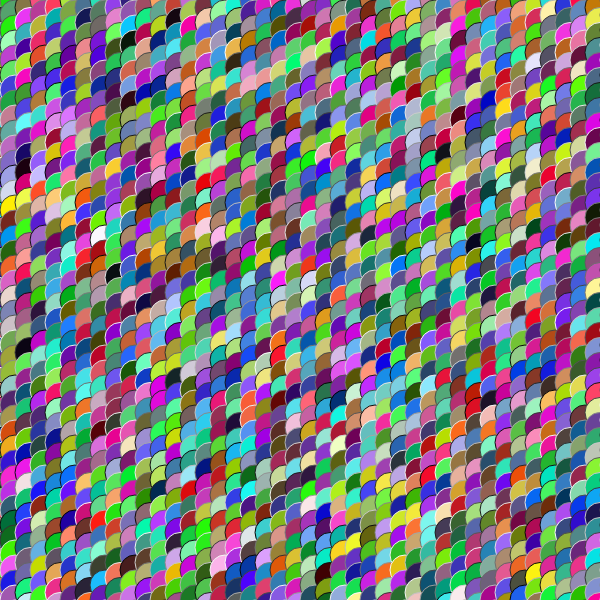
Frame 1 (no input)
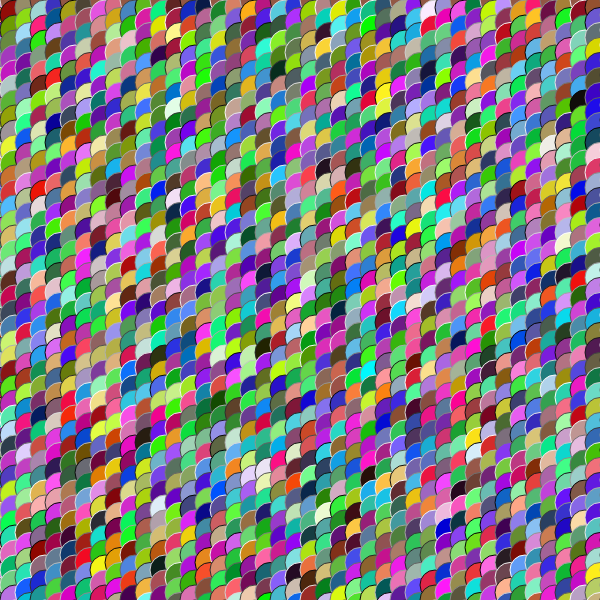
Frame 60 (no input)
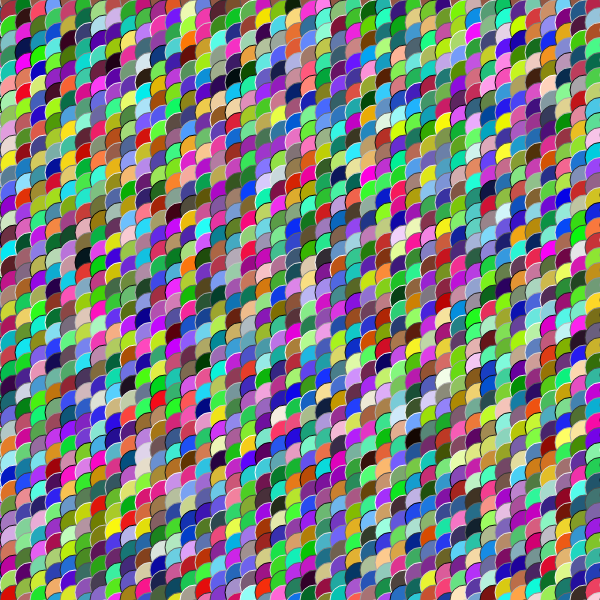
Frame 120 (the mouse pressed at the canvas centre since frame 60)

The p5.js sketch that drew these frames (run headless with seeded random() and noise() and a simulated clock; from frame 60 on, the mouse is pressed at the canvas centre):

// p5.js sketch
// ── sketch.js
// Number of rows and collums
var cols = 42;
var rows = 42;
// Offset valuse to make circles look like scales
var offset =0;

function make3Darray(cols, rows) {
  // this makes the 2d array of cols by rows
  var arr = new Array(cols);
  for (var i = 0; i < arr.length; i++) {
    arr[i] = new Array(rows);
    for (var j =0; j<arr[i].length; j++){
      arr[i][j] = new Array(3);
      arr[i][j] = changeColor();
    }
  }
  return arr;
}

// Return an array with three eleemnts each ranging from 0-255
function changeColor(){
  scale = new Array(3);
  scale = [int(random(255)),int(random(255)),int(random(255))]
  return scale;
}


function setup() {
  createCanvas(600, 600);
  balls = make3Darray(cols, rows);
}

function draw() {

  background(51);
  for (var i = 0; i < cols; i++) {
    // offset sets the placement on the y axis to look like scales
    offset=abs(offset-7.5);
    for (var j = 0; j < rows; j++) {
        stroke(int(random(255)));
      var x = i * 15;
      var y = j * 15 + (offset * -1);
      // display sets color on circles
      fill(balls[i][j][0], balls[i][j][1], balls[i][j][2]);
      ellipse(x,y,30,30);
    }
  }

  for (var i = 1; i < cols; i++) {
    for (var j = 0; j < rows; j++) {
      // moves the color or each circle one to the left
        balls[i-1][j][0] = balls[i][j][0];
        balls[i-1][j][1] = balls[i][j][1];
        balls[i-1][j][2] = balls[i][j][2];
    }
    // random color to the right most row
    balls[41][i] = changeColor();
    }
}
